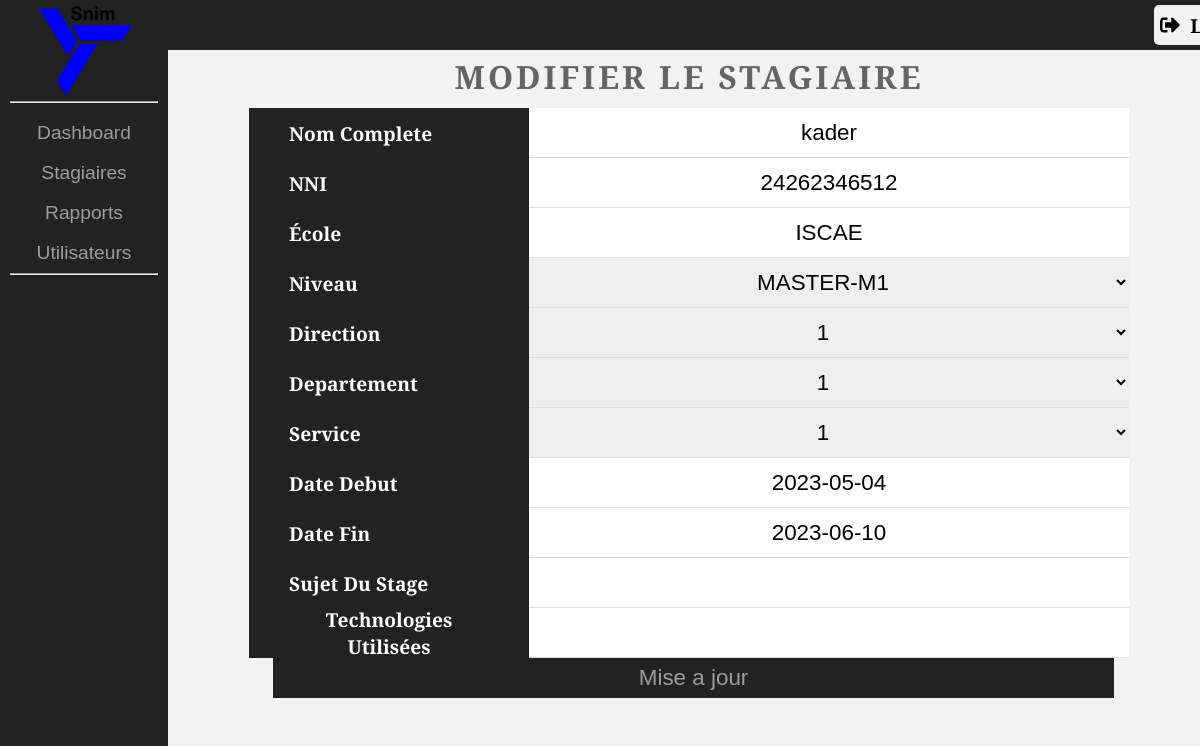
Screenshot of /miseajour.php?c=17 (signed in) with the database file from the repository.
### tables this page shows
CREATE TABLE `les_stagiaires` (
  `code` varchar(50) NOT NULL,
  `nom` varchar(255) NOT NULL,
  `nni` varchar(255) NOT NULL,
  `ecole` varchar(255) NOT NULL,
  `niveau` varchar(255) NOT NULL,
  `direction` varchar(255) NOT NULL,
  `departement` varchar(255) NOT NULL,
  `service` varchar(255) NOT NULL,
  `date_debut` date NOT NULL,
  `date_fin` date NOT NULL,
  `sujet` varchar(255) DEFAULT NULL,
  `technologies` varchar(255) DEFAULT NULL
);

### miseajour.php (the view, shortened to what this page needs)
<?php
$usertype = $_SESSION["usertype"];
?>
<!DOCTYPE html>
<html lang="en">
<head>
  <link rel="stylesheet" href="css/style.css">
</head>
  <body>
    <nav>
      <aside>
        <img src="photos/snim.png" alt="Snim's Logo">
				<hr>
        <ul>
          <li><a href="dashboard.php"><input type="submit" value="Dashboard"></a></li>
          <li><a href="stagiaires.php"><input type="submit" value="Stagiaires"></a></li>
          <li><a href="raports.php"><input type="submit" value="Rapports"></a></li>
          <?php if ($usertype == 'admin'): ?>
            <li><a href="utilisateurs.php"><input type="submit" value="Utilisateurs"></a></li>
            <?php endif; ?>
        </ul>
				<hr>
      </aside>
    </nav>
    <section class="main">
    <div class="bar">
            <form method="post">
              <button name="logout" class="logout-button">
                <img src="photos/logout.svg" alt="Logout">
                <span>Logout</span>
              </button>
            </form>
      </div>
			<div class="container">
        <?php
        $stagiaire_code = $_GET['c'];
        include 'conn.php';
        $sql = "SELECT * FROM les_stagiaires where code='$stagiaire_code' ";
        $result = $conn->query($sql);
        ?>
    <div class="stagiaire">
    <div class='trainer-box'>
    <h2>Modifier le Stagiaire</h2>
    <form method="post">
      <table class="detail">
          <tr>
          <th>Nom Complete</th>
            <th>NNI</th>
            <th>École</th>
            <th>Niveau</th>
            <th>Direction</th>
            <th>Departement</th>
            <th>Service</th>
            <th>Date debut</th>
            <th>Date fin</th>
            <th>Sujet du stage</th>
            <th>Technologies utilisées</th>
          </tr>
          <tbody id="trainers">
        <?php
            while ($row = $result->fetch_assoc()) {
              echo "<tr class='modifier'>";?>
              <td class="value_modifier"><input type="text" name="Nouveau_nom" id="Nouveau_nom" value= "<?php echo $row["nom"]?>"></td>
              <td class="value_modifier"><input type="text" name="Nouveau_nni" id="Nouveau_nni" value= "<?php echo $row["nni"]?>"></td>
              <td class="value_modifier"><input type="text" name="Nouveau_ecole" id="Nouveau_school" value= "<?php echo $row["ecole"]?>"></td>
              <td class="value_modifier">
                <select name="Nouveau_niveau" id="Nouveau_niveau">
                <optgroup label="Niveau Current">
                <option value="<?php echo $row["niveau"]?>"><?php echo $row["niveau"]?></option>
                </optgroup>
              </select></td>
              <td class="value_modifier">
                <select name="direction" id="direction">
              <option value="<?php echo $row["direction"]?>"><?php echo $row["direction"]?></option>
            </select>
              </td>
              <td class="value_modifier">
              <select id="department" name="department">
              <option value="<?php echo $row["departement"]?>"><?php echo $row["departement"]?></option>
              </select>
              </td>
              <td class="value_modifier">
              <select id="service" name="service">
                <option value="<?php echo $row["service"]?>"><?php echo $row["service"]?></option>
              </select>
              </td>
              <td class="value_modifier"><input type="text" name="Nouveau_date_debut" id="Nouveau_start_date" value= "<?php echo $row["date_debut"]?>"></td>
              <td class="value_modifier"><input type="text" name="Nouveau_date_fin" id="Nouveau_end_date" value= "<?php echo $row["date_fin"]?>"></td>
              <td class="value_modifier"><input type="text" name="Nouveau_sujet" id="Nouveau_sujet" value= "<?php echo $row["sujet"]?>"></td>
              <td class="value_modifier"><input type="text" name="Nouveau_technologies" id="Nouveau_technologies" value= "<?php echo $row["technologies"]?>"></td>
              <?php
          }?>
        </tr>
      </table>
      <div class="champ-edit">
        <input type="submit" id="Nouveau_data" name="Nouveau_data" value="Mise a jour">
      </div>
    </form>
    </div>
    </div>
    </div>

### style.css (style rules this page uses)
:root { --backgroundcolor1: #222222; --backgroundcolor2: #f2f2f2; --lightcolor: #fff; --darkcolor: #000; --textcolor: #9d9d9d; --hover: #080808; }
* { margin: 0; padding: 0; font-family: 'Alegreya Sans', sans-serif; color: var(--darkcolor); }
html { font-size: 16px; background-color: var(--backgroundcolor2); }
nav { display: flex; }
aside { flex-direction: column; width: 14%; height: 100%; position: fixed; z-index: 5; background-color: var(--backgroundcolor1); }
aside img { width: 6rem; margin-top: 5px; margin-left: 22%; cursor: pointer; }
hr { margin: 0 10px; }
ul { list-style: none; margin-right: 0px; margin-top: 10px; }
input[type="submit"] { width: 100%; height: 40px; background-color: var(--backgroundcolor1); color: var(--textcolor); border: none; font-size: 1.2rem; cursor: pointer; transition: 0.4s; }
.main { display: flex; flex-grow: 1; align-items: center ; margin-left: 178px; display: flex; flex-direction: column; background-color: var(--backgroundcolor2); }
.bar { background-color: var(--backgroundcolor1); height: 50px; width: 100%; position: fixed; }
.container { margin-top: 50px; display: flex; }
h2 { color: #646464; text-transform: uppercase; text-align: left; font-size: 2rem; letter-spacing: 3px; margin-bottom: 30px; }
form { display: flex; flex-wrap: wrap; justify-content: center; }
.stagiaire { margin-top: 20px; margin: 0 auto; }
table { border-collapse: collapse; }
tr th { background-color: #b5c2ee41; text-transform: uppercase; }
th { height: 50px; align-items: center; font-size: 1.2rem; width: 300px; text-align: center; }
td { text-align: center; font-size: 1.3rem; padding-top: 15px; font-family: 'Gill Sans', 'Gill Sans MT', Calibri, 'Trebuchet MS', sans-serif; border-bottom: 1px solid rgb(221, 221, 221); }
span { color: rgb(201, 12, 12); }
button { width: 110px; height: 40px; background-color: rgb(116, 136, 136); border: none; border-radius: 5px; font-weight: bold; font-size: 1.2rem; cursor: pointer; margin-bottom: 5px; margin-left: 10px; transition: 0.4s; }
.stagiaire h2 { padding-top: 5px; text-align: center; margin-bottom: 10px; }
.detail th { display: flex; width: 200px; padding: 0 40px; background-color: var(--backgroundcolor1); color: #fff; text-transform: capitalize; }
.detail { display: flex; }
.detail td { display: flex; flex-direction: column; border-bottom: 1px solid #ddd; border-top: 1px solid #ddd; width: 600px; height: 33px; }
.champ-edit { width: 100%; }
.champ-edit input { margin-bottom: 20px; font-size: 1.4rem; }
.modifier td { height: 33px; }
.modifier input,.modifier select { height: 80px; border: none; margin-bottom: 0; text-align: center; margin-top: -16px; font-size: 1.4rem; }
#Nouveau_data { width: 82.3%; margin-left: 95px; }
.logout-button { margin-left: 1040px; margin-top: 5px; display: flex; align-items: center; justify-content: center; font-size: 1.2rem; font-weight: bold; color: var(--darkcolor); background-color: var(--backgroundcolor2); border: none; border-radius: 5px; padding: 10px 20px; cursor: pointer; transition: 0.5s; }
.logout-button span { color: var(--darkcolor); }
.logout-button img { width: 20px; height: 20px; margin-right: 10px; }

### rows the page displays
les_stagiaires: Nouveau_nom "kader", Nouveau_nni "24262346512", Nouveau_ecole "ISCAE", Nouveau_niveau "MASTER-M1", direction "1", department "1", service "1", Nouveau_date_debut "2023-05-04", Nouveau_date_fin "2023-06-10"
